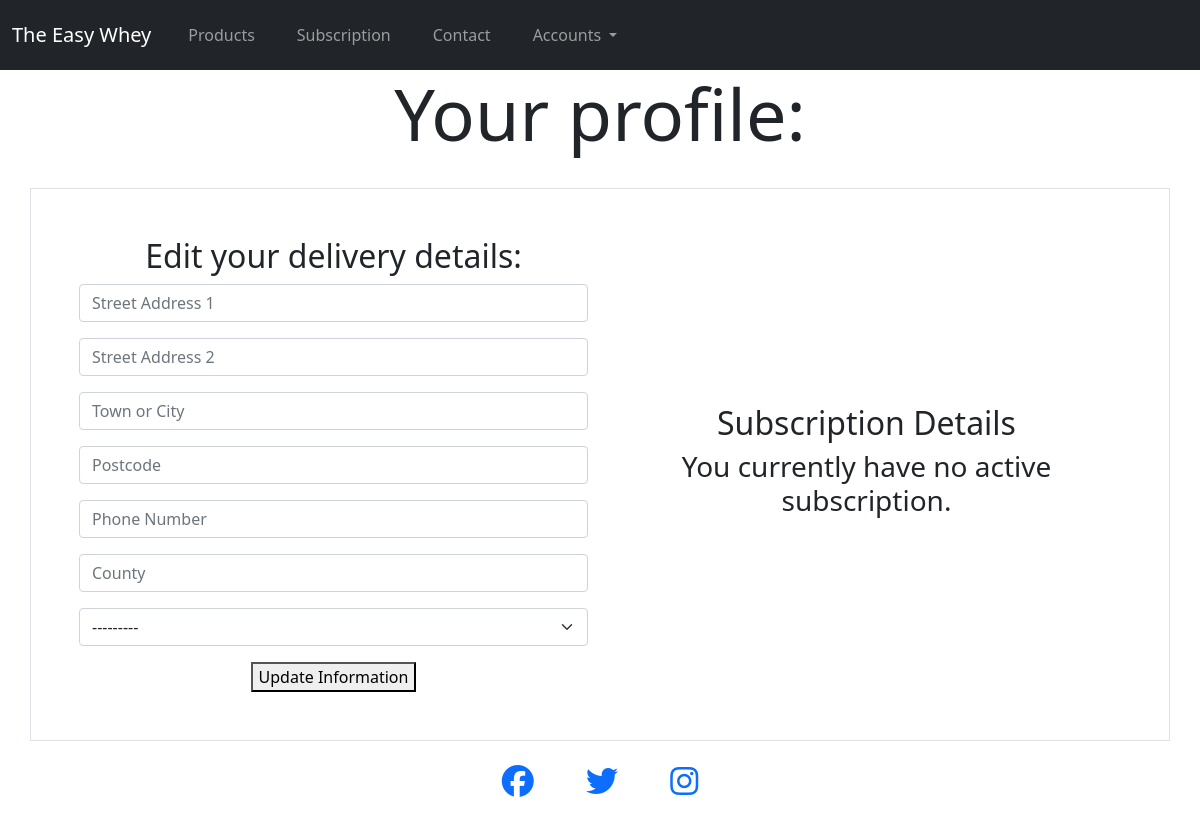
The app's page /profile/ (signed in), older data.
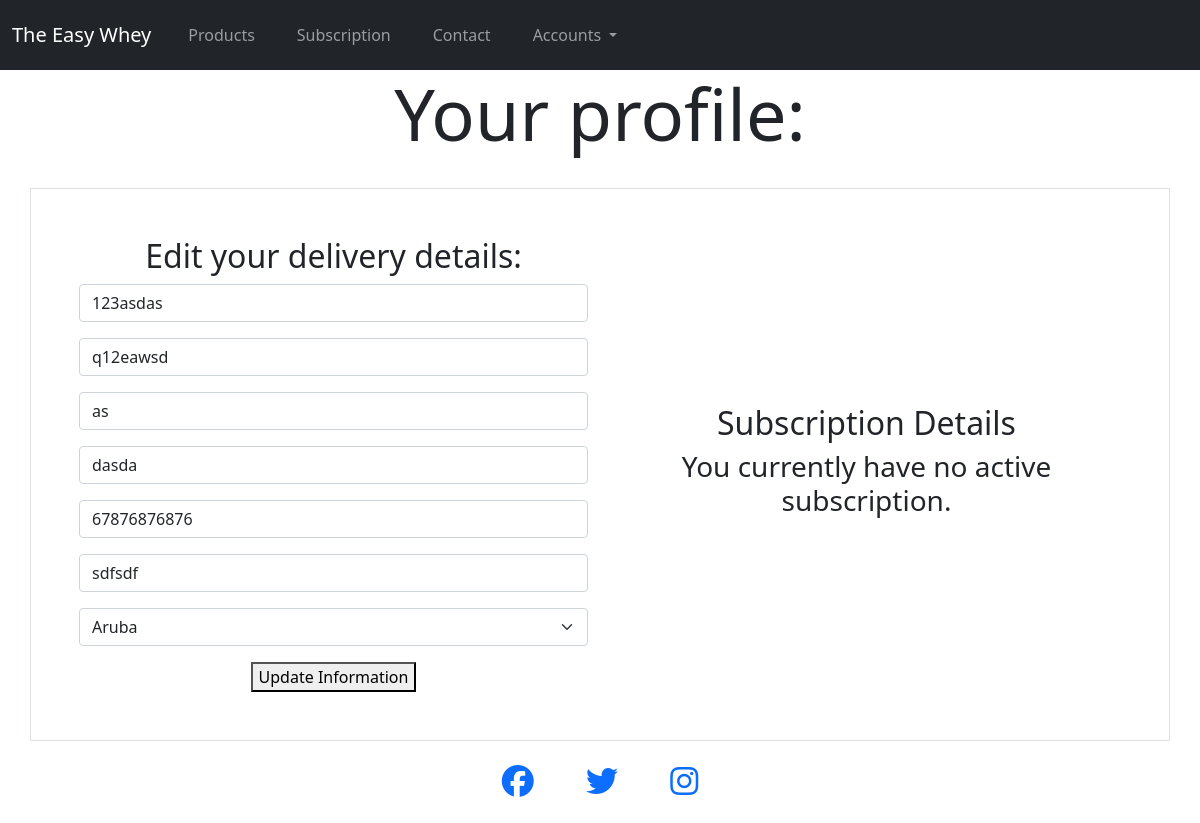
The same page, newer data.
### profiles/models.py (models this page shows, shortened)
class UserProfile(models.Model):
    user = models.OneToOneField(User, on_delete=models.CASCADE)
    default_address_one = models.CharField(max_length=100, null=True, blank=True)
    default_address_two = models.CharField(max_length=100, null=True, blank=True)
    default_town_city = models.CharField(max_length=50, null=True, blank=True)
    default_postcode = models.CharField(max_length=50, null=True, blank=True)
    default_phone_number = models.CharField(max_length=50, null=True, blank=True)
    default_county = models.CharField(max_length=50, null=True, blank=True)
    default_country = CountryField(blank_label="Country", null=True, blank=True)

### profiles/views.py (the view)
# urls.py: path('profile/', views.profile, name="profile"),
@login_required
def profile(request):
    profile = get_object_or_404(UserProfile, user=request.user)
    if request.method == "POST":
        form = UserProfileForm(request.POST, instance=profile)
        if form.is_valid():
            form.save()
            messages.success(request, "Profile saved.")
    form = UserProfileForm(instance=profile)
    if hasattr(profile, 'subscriptions'):
        subscription = profile.subscriptions
        context = {
            "form": form,
            "subscription": subscription,
        }
    else:
        context = {
            "form": form,
        }
    return render(request, "profiles/profile.html", context)

### profiles/forms.py
class UserProfileForm(forms.ModelForm):
    class Meta:
        model = UserProfile
        exclude = ("user",)
    def __init__(self, *args, **kwargs):
        super().__init__(*args, **kwargs)
        placeholders = {
            "default_address_one": "Street Address 1",
            "default_address_two": "Street Address 2",
            "default_town_city": "Town or City",
            "default_postcode": "Postcode",
            "default_phone_number": "Phone Number",
            "default_county": "County",
            "default_country": "County",
        }
        self.fields["default_address_one"].widget.attrs["autofocus"] = True
        for field in self.fields:
            if self.fields[field].required:
                placeholder = f"{placeholders[field]} *"
            else:
                placeholder = placeholders[field]
            self.fields[field].widget.attrs["placeholder"] = placeholder
            self.fields[field].label = False

### templates/profiles/profile.html (shortened to what this page needs)
{% extends 'base.html' %}
{% load static %}
{% block header %}
<div class="container-fluid">
    <div class="row">
        <div class="col text-center">
            <h2 class="display-2">Your profile:</h2>
        </div>
    </div>
</div>
{% endblock %}
{% block content %}
<div class="container border py-5 px-5 mt-4">
    <div class="row justify-content-center align-items-center">
        <div class="col-md-6 text-center">
            <h2>Edit your delivery details:</h2>
            <form action="{% url 'profile' %}" method="POST" id="profile-delivery-form">
                {{ form | crispy }}
                <button type="submit">Update Information</button>
            </form>
        </div>
        <div class="col-md-6 text-center">
            <h2>Subscription Details</h2>
            {% if subscription %}
            <table class="table table-hover align-middle">
                <thead>
                    <tr>
                        <th scope="col">Subscription Number</th>
                        <th colspan="2" scope="col">Utilities</th>
                    </tr>
                </thead>
                <tbody>
                    <tr>
                        <td><a href="{% url 'subscription_history' subscription.subscription_number %}"
                                title="{{ subscription.subscription_number }}">{{ subscription.subscription_number|truncatechars:6 }}</a>
                        </td>
                        <td><a class="btn btn-secondary" href="">Edit Subscription</a></td>
                        <td><button type="button" class="btn btn-danger" data-bs-toggle="modal"
                                data-bs-target="#staticBackdrop{{ forloop.counter }}">
                                Cancel Subscription
                            </button>
                            <div class="modal fade" id="staticBackdrop{{ forloop.counter }}" data-bs-backdrop="static"
                                data-bs-keyboard="false" tabindex="-1"
                                aria-labelledby="staticBackdropLabel{{ forloop.counter }}" aria-hidden="true">
                                <div class="modal-dialog modal-dialog-centered ">
                                    <div class="modal-content">
                                        <div class="modal-header">
                                            <h5 class="modal-title" id="staticBackdropLabel{{ forloop.counter }}">
                                                Delete
                                            </h5>
                                            <button type="button" class="btn-close" data-bs-dismiss="modal"
                                                aria-label="Close"></button>
                                        </div>
                                        <div class="modal-body">
                                            Are you sure you want to cancel this subscription?
                                        </div>
                                        <div class="modal-footer">
                                            <button type="button" class="btn btn-secondary"
                                                data-bs-dismiss="modal">No</button>
                                            <a class="btn btn-danger" href="">Yes</a>
                                        </div>
                                    </div>
                                </div>
                            </div>
                        </td>
                    </tr>
                </tbody>
            </table>
            {% else %}
            <h3>You currently have no active subscription.</h3>
            {% endif %}
        </div>
    </div>
</div>
{% endblock %}

Row changes from the older to the newer data that the page shows:
changed UserProfile: default_address_one (not shown) → "123asdas"; default_address_two (not shown) → "q12eawsd"; default_town_city (not shown) → "as"; default_postcode (not shown) → "dasda"; default_phone_number (not shown) → "67876876876"; default_county (not shown) → "sdfsdf"; default_country "---------" → "Aruba"
